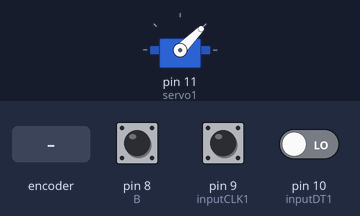
Simulated run of this sketch. Board: Arduino Uno, built with avr-gcc and run on an emulated ATmega328P. Shown: servo. Inputs (shaded band) come from the test bench; at power-on: pin 8 (B) HIGH, pin 9 (inputCLK1) HIGH, pin 10 (inputDT1) LOW.

Above: at 1.2 s.
1.3 s: rotary encoder on pin 9 (inputCLK1) / pin 8 (B) turned 1 step (first pin leading)
At 2.2 s:
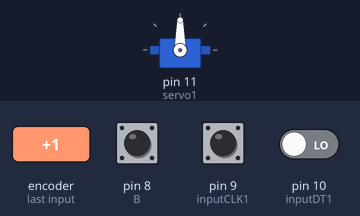
Timing chart, 0 to 9.8 s (numbered marks = the images above; inputs shaded):
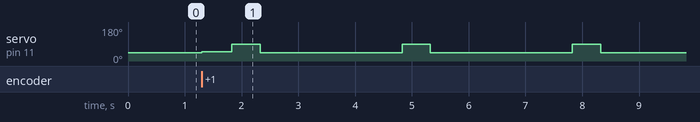

Measured:
- after the input at 1.3 s, servo on pin 11 (servo1): 45° → 50° at once, then repeats every 3.0 s: 90° 0.50 s, 45° 2.5 s

The sketch:

haloween.ino
```cpp
#include <Servo.h>
double n = 45; //starter posotion
double x = 5; //on whitch angle will servo increase or deacreas anlge in one step
double m = -1; // -1 False, 1 true. This is used to lounch an mechanism that will control the robo ear
Servo servo1; // creat object servo
 //define the pins
 #define inputCLK1 9
 #define inputDT1 10
 int B = 8;
 int BS = 0;

 int currentStateCLK1;
 int previousStateCLK1;

void setup()
{
  pinMode (inputCLK1,INPUT);
  pinMode (inputDT1,INPUT);
  pinMode (B,INPUT);
  servo1.attach(11); // attach the servo to pin 11

  previousStateCLK1 = digitalRead(inputCLK1);
//  previousStateCLK1 = n;
   servo1.write(n);
}

void loop()
{
  BS = digitalRead(B); // read the button
  currentStateCLK1 = digitalRead(inputCLK1); //chech the encoder positions
  if (BS == LOW) {
    m *= -1;
    delay(500);
  }
  if (currentStateCLK1 != previousStateCLK1)
  {
     if (digitalRead(inputDT1) != currentStateCLK1) {
       n -= x;
       if (n<0){
        n=0;
       }

     } else {
       n += x;
       if (n>180){
        n=180;
       }

     }
     servo1.write(n);
     previousStateCLK1 = currentStateCLK1;
  }
 // this is mechanism that control robo ear without you
  if(m == 1){
      n = 45;
      n += 45;
      servo1.write(n);
      delay(500);
      n -= 45;
      servo1.write(n);
      delay(500);
      n = 90;
      sad(servo1, n);
      n = 45;

   }
}
// sad ear movement
void sad(Servo servo1,double n){
  servo1.write(n);
  delay(1000);
  n-=5;
  delay(100);
  servo1.write(n);
  n-=5;
  delay(100);
  servo1.write(n);
  n-=5;
  delay(100);
  servo1.write(n);
  n-=5;
  delay(100);
  servo1.write(n);
  n-=5;
  delay(100);
  servo1.write(n);
  n-=5;
  delay(100);
  servo1.write(n);
  n-=5;
  delay(100);
  servo1.write(n);
  n-=5;
  delay(100);
  servo1.write(n);
  n-=5;
  delay(100);
  servo1.write(n);
  delay(100);
}
```
